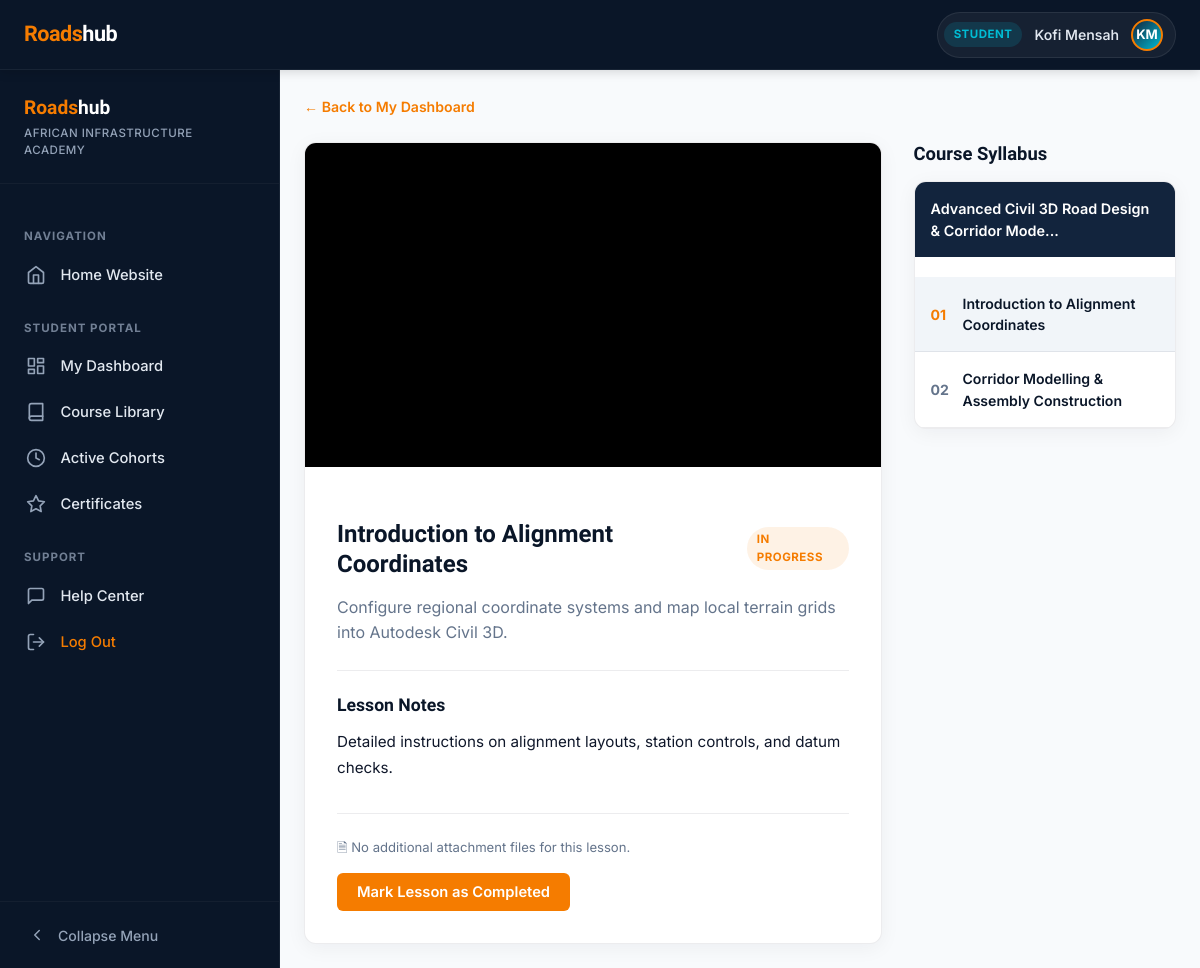
/courses/1/lessons/1 (signed in), run on the app's committed database.
### app/models.py (models this page shows, shortened)
class User(db.Model, UserMixin):
    __tablename__ = 'users'
    id = db.Column(db.Integer, primary_key=True)
    email = db.Column(db.String(120), unique=True, nullable=False, index=True)
    password_hash = db.Column(db.String(256), nullable=False)
    first_name = db.Column(db.String(50), nullable=False)
    last_name = db.Column(db.String(50), nullable=False)
    role = db.Column(db.String(20), nullable=False, default='student')  # 'student', 'instructor', 'admin'
    bio = db.Column(db.Text, nullable=True)
    profile_image_url = db.Column(db.String(256), nullable=True)
    created_at = db.Column(db.DateTime, default=datetime.utcnow)
    courses_taught = db.relationship('Course', backref='instructor', lazy=True)
    enrollments = db.relationship('Enrollment', backref='student', lazy=True, cascade="all, delete-orphan")
    certificates = db.relationship('Certificate', backref='student', lazy=True, cascade="all, delete-orphan")
    @property
    def is_student(self):
        return self.role == 'student'
    @property
    def is_instructor(self):
        return self.role == 'instructor'
    @property
    def is_admin(self):
        return self.role == 'admin'

class Lesson(db.Model):
    __tablename__ = 'lessons'
    id = db.Column(db.Integer, primary_key=True)
    course_id = db.Column(db.Integer, db.ForeignKey('courses.id'), nullable=False)
    title = db.Column(db.String(200), nullable=False)
    description = db.Column(db.Text, nullable=True)
    content_text = db.Column(db.Text, nullable=True)
    video_url = db.Column(db.String(256), nullable=True)  # YouTube/Vimeo embed URL
    pdf_url = db.Column(db.String(256), nullable=True)    # Cloudinary PDF attachment URL
    order_index = db.Column(db.Integer, default=0)         # Manual ordering of lessons
    created_at = db.Column(db.DateTime, default=datetime.utcnow)
    progress_records = db.relationship('Progress', backref='lesson', lazy=True, cascade="all, delete-orphan")

class Course(db.Model):
    __tablename__ = 'courses'
    id = db.Column(db.Integer, primary_key=True)
    title = db.Column(db.String(200), nullable=False)
    description = db.Column(db.Text, nullable=False)
    cover_image_url = db.Column(db.String(256), nullable=True)
    price = db.Column(db.Float, default=0.0)
    is_published = db.Column(db.Boolean, default=False)
    is_approved = db.Column(db.Boolean, default=False)  # Admin course approval step
    is_acp = db.Column(db.Boolean, default=False)        # Tracks readiness for Autodesk Certified Professional
    instructor_id = db.Column(db.Integer, db.ForeignKey('users.id'), nullable=False)
    created_at = db.Column(db.DateTime, default=datetime.utcnow)
    updated_at = db.Column(db.DateTime, default=datetime.utcnow, onupdate=datetime.utcnow)
    lessons = db.relationship('Lesson', backref='course', lazy=True, cascade="all, delete-orphan")
    cohorts = db.relationship('Cohort', backref='course', lazy=True, cascade="all, delete-orphan")
    certificates = db.relationship('Certificate', backref='course', lazy=True, cascade="all, delete-orphan")

### app/routes.py (the view)
@main_bp.route('/courses/<int:course_id>/lessons/<int:lesson_id>')
@login_required
def view_lesson(course_id, lesson_id):
    lesson = Lesson.query.get_or_404(lesson_id)
    course = Course.query.get_or_404(course_id)
    if not check_lesson_unlocked(current_user.id, lesson):
        flash("🔒 This lesson is locked. You must complete the previous lessons and pass their quizzes first.", "warning")
        return redirect(url_for('main.student_dashboard'))
    lessons = Lesson.query.filter_by(course_id=course_id).order_by(Lesson.order_index).all()
    enrollment = Enrollment.query.join(Cohort).filter(
        Enrollment.user_id == current_user.id,
        Cohort.course_id == course_id
    ).first()
    progress = None
    if enrollment:
        progress = Progress.query.filter_by(enrollment_id=enrollment.id, lesson_id=lesson_id).first()
        if not progress:
            progress = Progress(enrollment_id=enrollment.id, lesson_id=lesson_id, time_spent=5)
            db.session.add(progress)
        else:
            progress.time_spent = (progress.time_spent or 0) + 5  # Increment time spent
        db.session.commit()
    return render_template('lesson.html', course=course, lesson=lesson, lessons=lessons, progress=progress)

### app/routes.py (called while the page is built, shortened)
def check_lesson_unlocked(user_id, lesson):
    user = User.query.get(user_id)
    if user and (user.role == 'admin' or user.role == 'instructor'):
        return True
    previous_lessons = Lesson.query.filter(
        Lesson.course_id == lesson.course_id,
        Lesson.order_index < lesson.order_index
    ).order_by(Lesson.order_index).all()
    enrollment = Enrollment.query.join(Cohort).filter(
        Enrollment.user_id == user_id,
        Cohort.course_id == lesson.course_id
    ).first()
    if not enrollment:
        return False
    return True

### app/templates/lesson.html (shortened to what this page needs)
{% extends "base.html" %}
{% block content %}
<div style="margin-bottom: 1.5rem;">
    <a href="{{ url_for('main.student_dashboard') }}" style="display: inline-flex; align-items: center; gap: 0.35rem; font-size: 0.88rem; font-weight: 600;">
        &larr; Back to My Dashboard
    </a>
</div>
<div class="lesson-layout" style="display: grid; grid-template-columns: 2.2fr 1fr; gap: 2rem; align-items: start;">
    <div class="active-lesson-pane">
        <div class="app-card" style="padding: 0; overflow: hidden; border-radius: 12px; border: 1px solid var(--border-color-light);">
            {% if lesson.video_url %}
                <div class="video-container" style="position: relative; padding-bottom: 56.25%; height: 0; overflow: hidden; background-color: #000;">
                    <iframe
                        src="{{ lesson.video_url }}"
                        style="position: absolute; top: 0; left: 0; width: 100%; height: 100%; border: 0;"
                        allow="accelerometer; autoplay; clipboard-write; encrypted-media; gyroscope; picture-in-picture"
                        allowfullscreen>
                    </iframe>
                </div>
            {% endif %}
            <div style="padding: 2rem;">
                <div style="display: flex; justify-content: space-between; align-items: center; margin-bottom: 1rem;">
                    <h2 style="font-size: 1.5rem; color: var(--bg-dark); font-family: var(--font-headings);">{{ lesson.title }}</h2>
                    {% if progress and progress.is_completed %}
                        <span class="badge-pill badge-teal" style="display: inline-flex; align-items: center; gap: 0.25rem;">
                            ✔ Completed
                        </span>
                    {% else %}
                        <span class="badge-pill badge-orange">In Progress</span>
                    {% endif %}
                </div>
                <p style="color: var(--text-dark-muted); line-height: 1.6; margin-bottom: 1.5rem;">{{ lesson.description }}</p>
                <hr style="border: none; border-top: 1px solid var(--border-color-light); margin: 1.5rem 0;">
                <h4 style="font-size: 1.1rem; color: var(--bg-dark); margin-bottom: 0.75rem;">Lesson Notes</h4>
                <div style="color: var(--text-dark); line-height: 1.7; font-size: 0.95rem; margin-bottom: 2rem;">
                    {{ lesson.content_text | safe }}
                </div>
                <div style="display: flex; flex-wrap: wrap; justify-content: space-between; align-items: center; gap: 1rem; border-top: 1px solid var(--border-color-light); padding-top: 1.5rem;">
                    {% if lesson.pdf_url %}
                        <a href="{{ lesson.pdf_url }}" target="_blank" class="btn-secondary" style="font-size: 0.88rem;">
                            📥 Download Course Files (PDF)
                        </a>
                    {% else %}
                        <div style="font-size: 0.82rem; color: var(--text-dark-muted);">
                            🗎 No additional attachment files for this lesson.
                        </div>
                    {% endif %}
                    {% if not (progress and progress.is_completed) %}
                        <form action="{{ url_for('main.complete_lesson', lesson_id=lesson.id) }}" method="POST">
                            <button type="submit" class="btn-primary">
                                Mark Lesson as Completed
                            </button>
                        </form>
                    {% else %}
                        <button class="btn-primary" disabled style="background-color: #10b981; cursor: not-allowed;">
                            Lesson Already Completed
                        </button>
                    {% endif %}
                </div>
            </div>
        </div>
    </div>
    <div class="lesson-playlist">
        <h3 style="font-family: var(--font-headings); font-size: 1.15rem; color: var(--bg-dark); margin-bottom: 1rem;">Course Syllabus</h3>
        <div class="app-card" style="padding: 0; overflow: hidden; border-radius: 12px;">
            <div style="background-color: var(--bg-dark-accent); color: white; padding: 1rem; font-weight: 600; font-size: 0.9rem;">
                {{ course.title[:45] }}...
            </div>
            <div class="playlist-items" style="display: flex; flex-direction: column;">
                {% for les in lessons %}
                    <a href="{{ url_for('main.view_lesson', course_id=course.id, lesson_id=les.id) }}"
                       style="display: flex; gap: 0.75rem; padding: 1rem; border-bottom: 1px solid var(--border-color-light); align-items: center; background-color: {% if les.id == lesson.id %}#f1f5f9{% else %}transparent{% endif %};"
                       class="playlist-link">
                        <div style="font-size: 0.88rem; font-weight: 700; color: {% if les.id == lesson.id %}var(--primary-orange){% else %}var(--text-dark-muted){% endif %}; width: 20px;">
                            {{ "%02d" | format(les.order_index) }}
                        </div>
                        <div style="flex: 1;">
                            <div style="font-size: 0.88rem; font-weight: 600; color: var(--bg-dark);">
                                {{ les.title }}
                            </div>
                        </div>
                    </a>
                {% endfor %}
            </div>
        </div>
    </div>
</div>
{% endblock %}

### app/templates/base.html (shortened to what this page needs)
<!DOCTYPE html>
<html lang="en">
<head>
    <link rel="stylesheet" href="{{ url_for('static', filename='css/app.css') }}">
</head>
<body>
    <header class="app-header">
        <div class="header-left">
            <a href="/" class="app-logo">
                <span class="logo-accent">Roads</span>hub
            </a>
        </div>
        <div class="header-right">
            {% if current_user.is_authenticated %}
                <div class="user-pill">
                    <span class="user-role-badge role-{{ current_user.role }}">
                        {{ current_user.role | capitalize }}
                    </span>
                    <span class="user-name-desktop">{{ current_user.first_name }} {{ current_user.last_name }}</span>
                    {% if current_user.profile_image_url %}
                        <img src="{{ current_user.profile_image_url }}" alt="Profile" class="avatar-sm">
                    {% else %}
                        <div class="avatar-sm avatar-placeholder">
                            {{ current_user.first_name[0] }}{{ current_user.last_name[0] }}
                        </div>
                    {% endif %}
                </div>
            {% else %}
                <a href="{{ url_for('main.login') }}" class="btn-login-nav">Log In</a>
            {% endif %}
        </div>
    </header>
    <div class="app-layout">
        <aside class="app-sidebar" id="appSidebar">
            <div class="sidebar-brand">
                <div class="brand-text">
                    <span class="text-orange">Roads</span>hub
                </div>
                <div class="brand-subtitle">African Infrastructure Academy</div>
            </div>
            <nav class="sidebar-nav">
                <div class="nav-section-title">Navigation</div>
                <a href="/" class="nav-item {% if request.endpoint == 'main.index' %}active{% endif %}">
                    <svg viewBox="0 0 24 24" class="nav-icon" width="20" height="20" stroke="currentColor" stroke-width="2" fill="none" stroke-linecap="round" stroke-linejoin="round"><path d="M3 9l9-7 9 7v11a2 2 0 0 1-2 2H5a2 2 0 0 1-2-2z"></path><polyline points="9 22 9 12 15 12 15 22"></polyline></svg>
                    <span class="nav-label">Home Website</span>
                </a>
                {% if current_user.is_authenticated %}
                    {% if current_user.is_student or current_user.is_admin %}
                        <div class="nav-section-title">Student Portal</div>
                        <a href="{{ url_for('main.student_dashboard') }}" class="nav-item {% if request.endpoint == 'main.student_dashboard' %}active{% endif %}">
                            <span class="nav-label">My Dashboard</span>
                        </a>
                        <a href="#" class="nav-item">
                            <svg viewBox="0 0 24 24" class="nav-icon" width="20" height="20" stroke="currentColor" stroke-width="2" fill="none" stroke-linecap="round" stroke-linejoin="round"><path d="M4 19.5A2.5 2.5 0 0 1 6.5 17H20"></path><path d="M6.5 2H20v20H6.5A2.5 2.5 0 0 1 4 19.5v-15A2.5 2.5 0 0 1 6.5 2z"></path></svg>
                            <span class="nav-label">Course Library</span>
                        </a>
                        <a href="#" class="nav-item">
                            <svg viewBox="0 0 24 24" class="nav-icon" width="20" height="20" stroke="currentColor" stroke-width="2" fill="none" stroke-linecap="round" stroke-linejoin="round"><circle cx="12" cy="12" r="10"></circle><polyline points="12 6 12 12 16 14"></polyline></svg>
                            <span class="nav-label">Active Cohorts</span>
                        </a>
                        <a href="#" class="nav-item">
                            <svg viewBox="0 0 24 24" class="nav-icon" width="20" height="20" stroke="currentColor" stroke-width="2" fill="none" stroke-linecap="round" stroke-linejoin="round"><path d="M12 2l3.09 6.26L22 9.27l-5 4.87 1.18 6.88L12 17.77l-6.18 3.25L7 14.14 2 9.27l6.91-1.01L12 2z"></path></svg>
                            <span class="nav-label">Certificates</span>
                        </a>
                    {% endif %}
                {% endif %}
                <div class="nav-section-title">Support</div>
                <a href="#" class="nav-item">
                    <svg viewBox="0 0 24 24" class="nav-icon" width="20" height="20" stroke="currentColor" stroke-width="2" fill="none" stroke-linecap="round" stroke-linejoin="round"><path d="M21 15a2 2 0 0 1-2 2H7l-4 4V5a2 2 0 0 1 2-2h14a2 2 0 0 1 2 2z"></path></svg>
                    <span class="nav-label">Help Center</span>
                </a>
                {% if current_user.is_authenticated %}
                    <a href="{{ url_for('main.logout') }}" class="nav-item logout-item">
                        <span class="nav-label text-orange">Log Out</span>
                    </a>
                {% endif %}
            </nav>
            <div class="sidebar-footer">
                <button class="collapse-toggle-btn" id="collapseSidebarBtn" aria-label="Collapse Navigation">
                    <svg class="chevron-icon" viewBox="0 0 24 24" width="18" height="18" stroke="currentColor" stroke-width="2" fill="none" stroke-linecap="round" stroke-linejoin="round">
                        <polyline points="15 18 9 12 15 6"></polyline>
                    </svg>
                    <span class="collapse-text">Collapse Menu</span>
                </button>
            </div>
        </aside>
        <main class="app-main" id="main">
            <div class="content-wrapper">
                {% block content %}{% endblock %}
            </div>
        </main>
    </div>
</body>
</html>

### data on the page
User: role "STUDENT", first_name "Kofi", last_name "Mensah", first_name "K", last_name "M"
Lesson: title "Introduction to Alignment Coordinates", description "Configure regional coordinate systems and map local terrain grids into Autodesk Civil 3D.", content_text "Detailed instructions on alignment layouts, station controls, and datum checks.", order_index "01"
Course: title "Advanced Civil 3D Road Design & Corridor Mode"
Lesson: order_index "02", title "Corridor Modelling & Assembly Construction"
